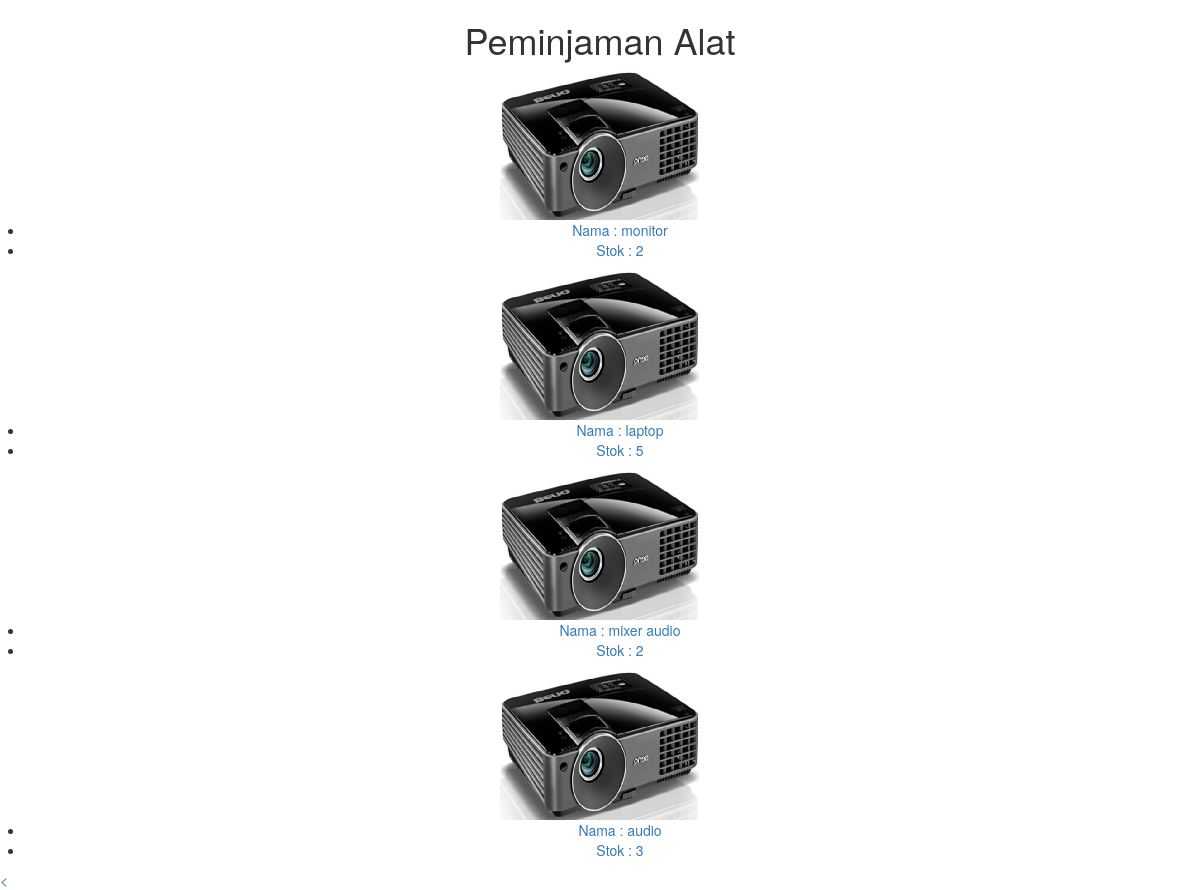
The page /daftar_alat.php on the database as committed earlier.
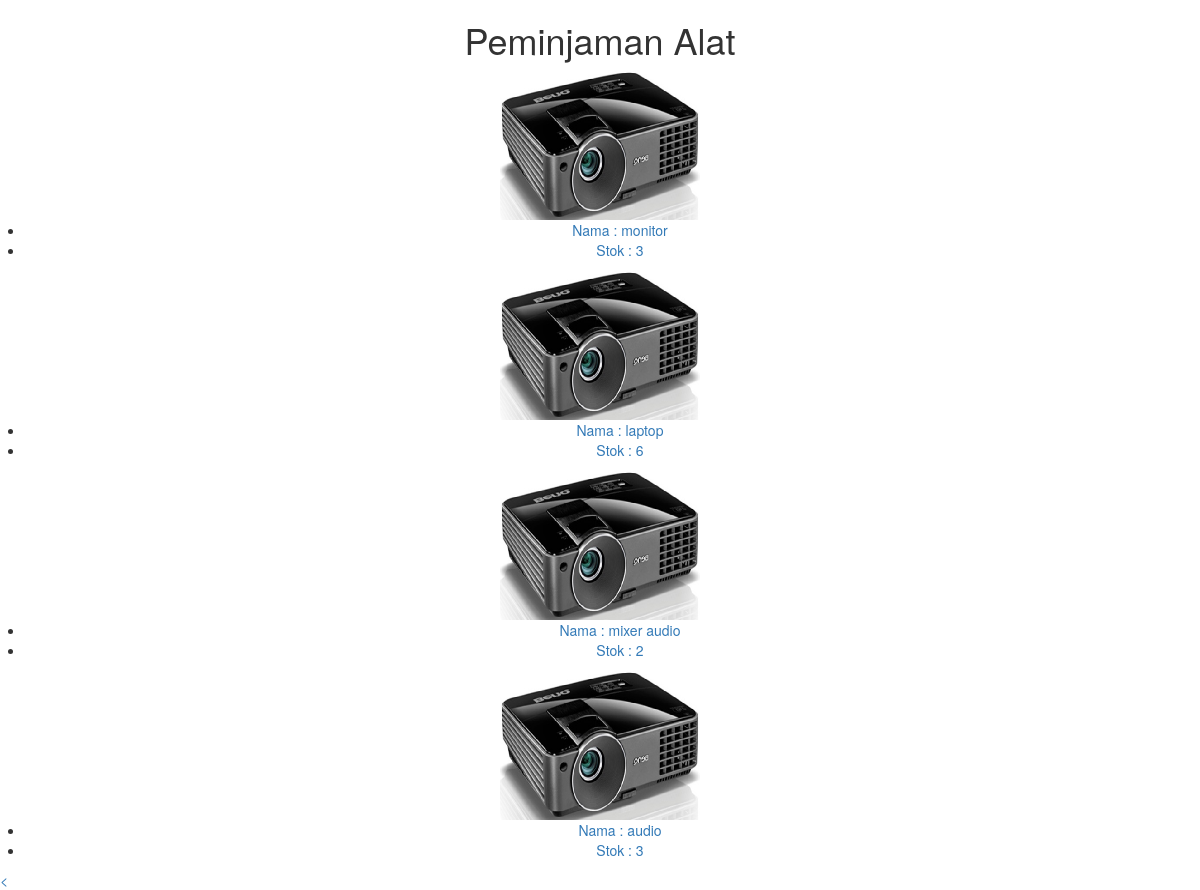
The same page on the database as committed later.
### tables this page shows
CREATE TABLE `barang` (
  `id_brg` int(11) NOT NULL,
  `nama_brg` varchar(255) NOT NULL,
  `jenis_brg` varchar(255) NOT NULL,
  `stok_brg` varchar(255) NOT NULL,
  `foto` varchar(300) NOT NULL
);

### daftar_alat.php (the view, shortened to what this page needs)
<!DOCTYPE html>
<html>
    <link rel="stylesheet" href="bootstrap/css/bootstrap.min.css">
    <link rel="stylesheet" type="text/css" href="style.css">
   <head>
 </head>
<?php
$alat = mysql_query("SELECT * FROM barang") or die(mysql_error());
?>
		<div id="contents3">
			<center>
				<div id="items">
					<h1>Peminjaman Alat</h1>
				<div class="row">
					<?php
					while ($row_alat = mysql_fetch_array($alat))
					    {
					  ?>
						<img src="images/lcd.jpg" width="200px" height="150px" alt="">
						<ul>
							<li><a href="">Nama : <?php echo $row_alat['nama_brg']; ?></a></li>
							<li><a href="">Stok : <?php echo $row_alat['stok_brg']; ?></li>
						</ul>
					<?php
						 }
					?>
				</div>
				</div>
				</center>
		</div>
		<<?php require_once "templates/footer.php" ?>

Rows that differ between the two databases and show on the page:
changed barang "monitor": stok_brg "2" → "3"
changed barang "laptop": stok_brg "5" → "6"
